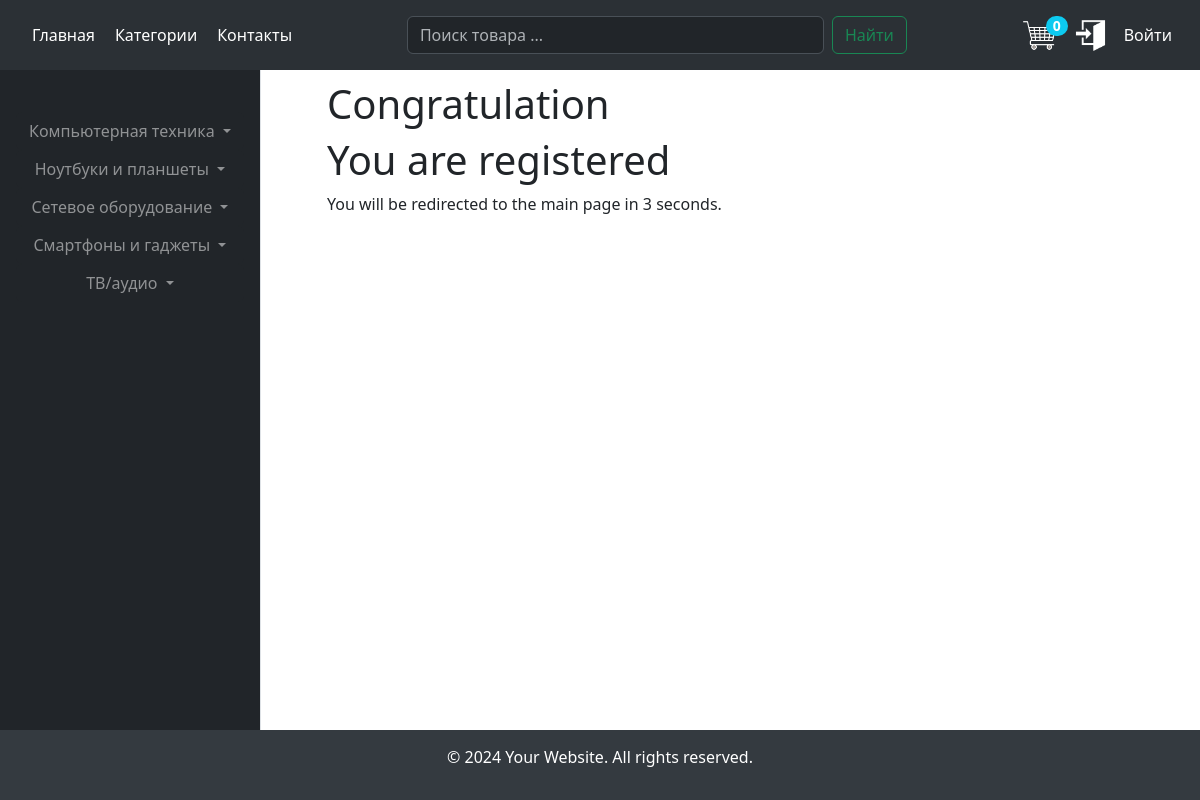
The app's page /registration_success/ with its own data.
### market/models.py (models this page shows, shortened)
class Category(models.Model):
    name = models.CharField(max_length=200, db_index=True)
    slug = models.SlugField(max_length=200, db_index=True, unique=True)
    image = models.ImageField(upload_to='category_image', blank=True)
    parent = models.ForeignKey('self', related_name='subcategories', on_delete=models.CASCADE, blank=True, null=True)
    class Meta:
        ordering = ('name',)
        verbose_name = 'Категория'
        verbose_name_plural = 'Категории'

### market/views.py (the view)
# urls.py: path('registration_success/', views.registration_success, name='registration_success'),
def registration_success(request):
    context = {}
    return render(request, 'market/registration_success.html', context)

### cart/cart.py (called while the page is built)
    def __len__(self):
        return sum(item['quantity'] for item in self.cart.values())

### cart/context_processors.py (called while the page is built)
def cart(request):
    return {'cart': Cart(request)}

### market/context_processors.py (called while the page is built)
def categories(request):
    return {
        'categories': Category.objects.all()
    }

### templates/market/registration_success.html (shortened to what this page needs)
{% extends "market/base.html" %}
{% block content %}
<h1>Congratulation</h1>
<h1>You are registered</h1>
    <p>You will be redirected to the main page in <span id="countdown">5</span> seconds.</p>
{% endblock %}

### templates/market/base.html (shortened to what this page needs)
<!DOCTYPE html>
<html lang="en">
<head>
    {% load static %}
    <link href="{% static 'market/css/style.css' %}" rel="stylesheet">
    <link href="https://cdn.jsdelivr.net/npm/bootstrap@5.3.3/dist/css/bootstrap.min.css" rel="stylesheet">
</head>
<body>
    <div class="body-content">
        <nav class="navbar bg-body-tertiary fixed-top overflow-hidden" data-bs-theme="dark">
            <div class="container-fluid d-flex justify-content-between align-items-center py-2 flex-nowrap">
                <div class="custom-hidden-header">
                    <a class="header-nav" href="{% url 'market:home' %}">Главная</a>
                    <a class="header-nav" href="{% url 'market:categories_list' %}">Категории</a>
                    <a class="header-nav" href="{% url 'market:contact' %}">Контакты</a>
                </div>
                <form class="d-flex w-50" method="GET" action="{% url 'market:search' %}">
                    <input class="form-control me-2" type="search" name="query" placeholder="Поиск товара ..." aria-label="Search">
                    <button class="btn btn-outline-success" type="submit">Найти</button>
                </form>
                <div class="d-flex align-items-center">
                    <div class="cart-logo_wrapper position-relative me-3">
                        <span class="position-absolute top-0 start-100 translate-middle badge rounded-pill bg-info">
                            {{ cart|length }}
                        </span>
                        <a href="{% url 'cart:cart_detail' %}">
                            <img src="{% static 'market/images/cart.png' %}" alt="Cart" class="img-fluid">
                        </a>
                    </div>
                    <div class="enter-logo_wrapper position-relative me-3" id="hidden">
                        {% if user.is_authenticated %}
                            <a href="javascript:void(0);" onclick="toggleProfileInfo()" class="d-flex align-items-center">
                                <img class="img-fluid me-3" src="{% static 'market/images/user_logo.png' %}" alt="User">
                                <span>{{ user }}</span>
                            </a>
                        {% else %}
                            <a class="open-btn d-flex align-items-center" onclick="openChoiceForm()" href="#">
                                <img class="img-fluid me-3" src="{% static 'market/images/enter_logo.png' %}" alt="Enter">
                                <span>Войти</span>
                            </a>
                        {% endif %}
                    </div>
                </div>
            </div>
        </nav>
        <div class="container">
            <div class="row">
                <div class="col-md-3 bg-dark">
                    <div class="bg-dark custom-hidden sidebar position-fixed vh-100">
                          <div class="btn-group-vertical w-100 bg-dark mt-5" role="group" aria-label="Vertical button group">
                              {% for category in categories %}
                              {% if category.parent is None %}
                              <div class="dropdown w-100">
                                  <button class="text-white-50 btn bg-dark dropdown-toggle category-button" type="button" data-bs-toggle="dropdown" aria-expanded="false">
                                    {{ category.name }}
                                  </button>
                              </div>
                                {% endif %}
                                {% endfor %}
                          </div>
                    </div>
                </div>
                <div class="col-md-9 offset-md-3">
                    <main class="main-content">
            {% block content %}
            {% endblock %}
                    </main>
                </div>
            </div>
        </div>
        <footer class="footer">
            <div class="container-fluid text-center">
                <p>&copy; 2024 Your Website. All rights reserved.</p>
            </div>
        </footer>
    </div>
</body>
</html>

### static/market/css/style.css (style rules this page uses)
* { margin: 0; padding: 0; box-sizing: border-box; }
body { font-family: Arial, sans-serif; background-color: #f8f9fa; margin: 0; padding: 0; color: #333; }
.position-relative { display: flex; flex-direction: row; justify-content: space-between; align-items: stretch; }
form { display: flex; flex-grow: 1; max-width: 500px; }
.cart-logo_wrapper img { max-height: 35px; }
.cart-logo_wrapper .badge { font-size: 14px; padding: 3px 7px; transform: translate(-50%, -10%) !important; }
.enter-logo_wrapper span { font-size: 16px; font-weight: 500; text-decoration: none; color: #FFFFFF; }
.enter-logo_wrapper img { max-height: 35px; }
.enter-logo_wrapper a { text-decoration: none; }
.container { flex-grow: 1 !important; }
.container > .row { margin-top: 5rem; }
.row > div > div { margin-top: 3rem; }
.sidebar { top: 0; left: 0; overflow-y: auto; border-right: 1px solid #dee2e6; padding: 1rem; }
.body-content { display: flex; flex-direction: column; min-height: 100vh; width: 100vw; box-sizing: border-box; padding: 0; margin: 0; overflow-x: hidden; }
.footer { width: 100vw !important; max-width: 100% !important; text-align: center; padding: 15px 0; background-color: #343a40; color: #fff; position: relative; }
.navbar a { font-size: 16px; font-weight: 500; }
.category-button { width: 100%; text-align: left; padding: 10px 15px; min-width: 200px; max-width: 250px; border: 1px solid #218838; }
.header-nav { color: white; text-decoration: none; }
.custom-hidden-header { display:flex; justify-content:space-between; align-items-center; margin-left: 20px; gap: 20px; }

### records on screen
Category: name "Компьютерная техника"
Category: name "Ноутбуки и планшеты"
Category: name "Сетевое оборудование"
Category: name "Смартфоны и гаджеты"
Category: name "ТВ/аудио"

### other values on screen
{{ cart|length }} "0"
